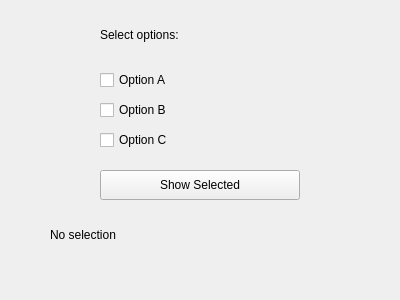
<?xml version="1.0" encoding="UTF-8"?>
<ui version="4.0">
 <class>MainWindow</class>
 <widget class="QMainWindow" name="MainWindow">
  <property name="geometry">
   <rect>
    <x>0</x>
    <y>0</y>
    <width>400</width>
    <height>300</height>
   </rect>
  </property>
  <property name="windowTitle">
   <string>Checkbox Example</string>
  </property>

  <widget class="QWidget" name="centralwidget">

   <widget class="QLabel" name="label_title">
    <property name="geometry">
     <rect>
      <x>100</x>
      <y>20</y>
      <width>200</width>
      <height>30</height>
     </rect>
    </property>
    <property name="text">
     <string>Select options:</string>
    </property>
   </widget>

   <widget class="QCheckBox" name="checkBox_1">
    <property name="geometry">
     <rect>
      <x>100</x>
      <y>70</y>
      <width>150</width>
      <height>20</height>
     </rect>
    </property>
    <property name="text">
     <string>Option A</string>
    </property>
   </widget>

   <widget class="QCheckBox" name="checkBox_2">
    <property name="geometry">
     <rect>
      <x>100</x>
      <y>100</y>
      <width>150</width>
      <height>20</height>
     </rect>
    </property>
    <property name="text">
     <string>Option B</string>
    </property>
   </widget>

   <widget class="QCheckBox" name="checkBox_3">
    <property name="geometry">
     <rect>
      <x>100</x>
      <y>130</y>
      <width>150</width>
      <height>20</height>
     </rect>
    </property>
    <property name="text">
     <string>Option C</string>
    </property>
   </widget>

   <widget class="QPushButton" name="pushButton">
    <property name="geometry">
     <rect>
      <x>100</x>
      <y>170</y>
      <width>200</width>
      <height>30</height>
     </rect>
    </property>
    <property name="text">
     <string>Show Selected</string>
    </property>
   </widget>

   <widget class="QLabel" name="label_result">
    <property name="geometry">
     <rect>
      <x>50</x>
      <y>220</y>
      <width>300</width>
      <height>30</height>
     </rect>
    </property>
    <property name="text">
     <string>No selection</string>
    </property>
   </widget>

  </widget>
 </widget>
 <resources/>
 <connections/>
</ui>
